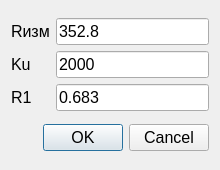
<?xml version="1.0" encoding="UTF-8"?>
<ui version="4.0">
 <class>Dialog</class>
 <widget class="QDialog" name="Dialog">
  <property name="geometry">
   <rect>
    <x>0</x>
    <y>0</y>
    <width>220</width>
    <height>170</height>
   </rect>
  </property>
  <property name="sizePolicy">
   <sizepolicy hsizetype="Fixed" vsizetype="Fixed">
    <horstretch>220</horstretch>
    <verstretch>170</verstretch>
   </sizepolicy>
  </property>
  <property name="minimumSize">
   <size>
    <width>220</width>
    <height>170</height>
   </size>
  </property>
  <property name="font">
   <font>
    <pointsize>12</pointsize>
   </font>
  </property>
  <property name="windowTitle">
   <string>Исходные данные</string>
  </property>
  <property name="sizeGripEnabled">
   <bool>false</bool>
  </property>
  <property name="modal">
   <bool>true</bool>
  </property>
  <layout class="QVBoxLayout" name="verticalLayout">
   <item>
    <layout class="QGridLayout" name="gridLayout">
     <item row="0" column="0">
      <widget class="QLabel" name="label">
       <property name="text">
        <string>Rизм</string>
       </property>
      </widget>
     </item>
     <item row="0" column="1">
      <widget class="QLineEdit" name="r_meas_lineedit">
       <property name="inputMethodHints">
        <set>Qt::InputMethodHint::ImhPreferNumbers</set>
       </property>
       <property name="text">
        <string>352.8</string>
       </property>
      </widget>
     </item>
     <item row="1" column="0">
      <widget class="QLabel" name="label_2">
       <property name="text">
        <string>Ku</string>
       </property>
      </widget>
     </item>
     <item row="1" column="1">
      <widget class="QLineEdit" name="k_u_lineedit">
       <property name="inputMethodHints">
        <set>Qt::InputMethodHint::ImhPreferNumbers</set>
       </property>
       <property name="text">
        <string>2000</string>
       </property>
      </widget>
     </item>
     <item row="2" column="0">
      <widget class="QLabel" name="label_3">
       <property name="text">
        <string>R1</string>
       </property>
      </widget>
     </item>
     <item row="2" column="1">
      <widget class="QLineEdit" name="r_one_lineedit">
       <property name="inputMethodHints">
        <set>Qt::InputMethodHint::ImhPreferNumbers</set>
       </property>
       <property name="text">
        <string>0.683</string>
       </property>
      </widget>
     </item>
    </layout>
   </item>
   <item>
    <widget class="QDialogButtonBox" name="buttonBox">
     <property name="orientation">
      <enum>Qt::Orientation::Horizontal</enum>
     </property>
     <property name="standardButtons">
      <set>QDialogButtonBox::StandardButton::Cancel|QDialogButtonBox::StandardButton::Ok</set>
     </property>
    </widget>
   </item>
  </layout>
 </widget>
 <resources/>
 <connections>
  <connection>
   <sender>buttonBox</sender>
   <signal>accepted()</signal>
   <receiver>Dialog</receiver>
   <slot>accept()</slot>
   <hints>
    <hint type="sourcelabel">
     <x>248</x>
     <y>254</y>
    </hint>
    <hint type="destinationlabel">
     <x>157</x>
     <y>274</y>
    </hint>
   </hints>
  </connection>
  <connection>
   <sender>buttonBox</sender>
   <signal>rejected()</signal>
   <receiver>Dialog</receiver>
   <slot>reject()</slot>
   <hints>
    <hint type="sourcelabel">
     <x>316</x>
     <y>260</y>
    </hint>
    <hint type="destinationlabel">
     <x>286</x>
     <y>274</y>
    </hint>
   </hints>
  </connection>
 </connections>
</ui>
